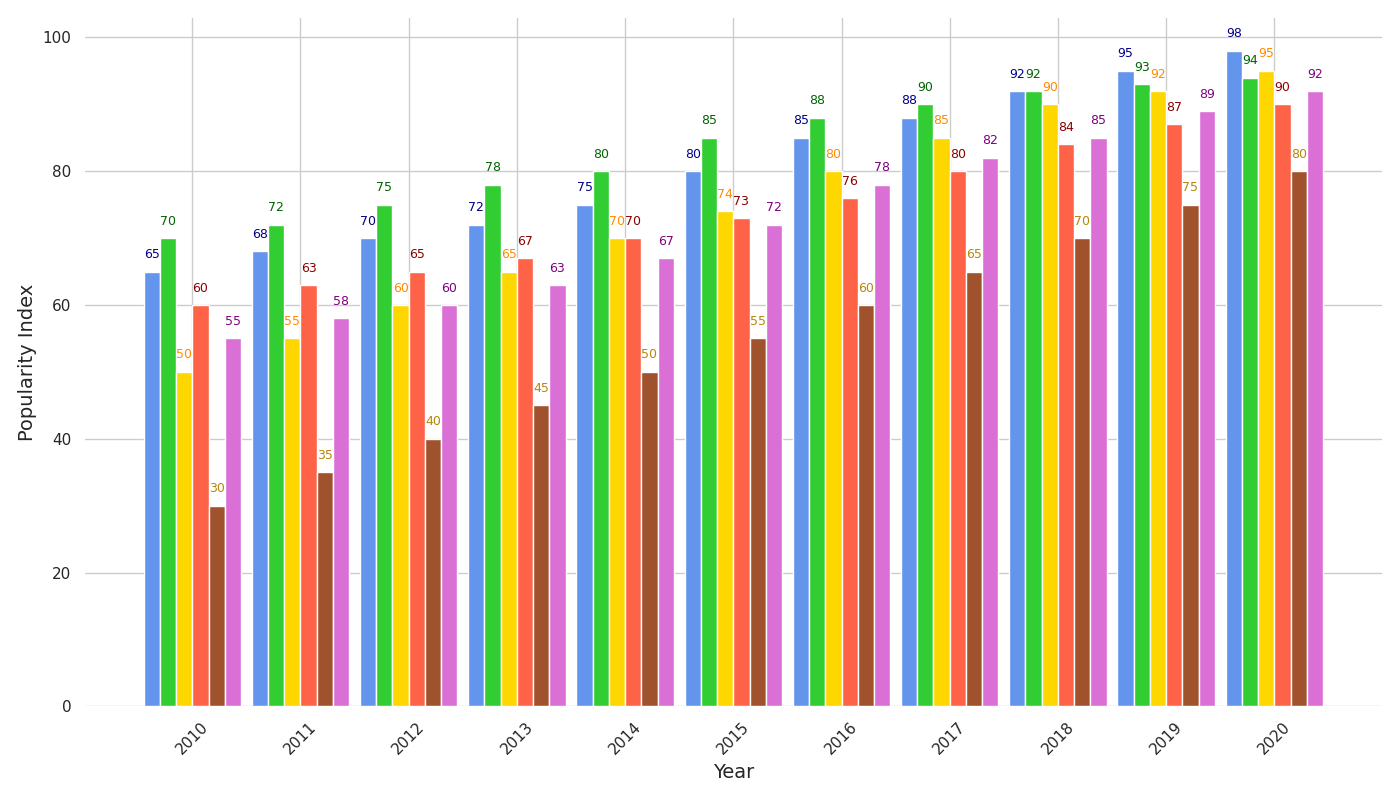

This chart was generated by the following Python code:
import matplotlib.pyplot as plt
import numpy as np

years = np.arange(2010, 2021)

italian_cuisine = [65, 68, 70, 72, 75, 80, 85, 88, 92, 95, 98]
chinese_cuisine = [70, 72, 75, 78, 80, 85, 88, 90, 92, 93, 94]
indian_cuisine = [50, 55, 60, 65, 70, 74, 80, 85, 90, 92, 95]
mexican_cuisine = [60, 63, 65, 67, 70, 73, 76, 80, 84, 87, 90]
middle_eastern_cuisine = [30, 35, 40, 45, 50, 55, 60, 65, 70, 75, 80]
japanese_cuisine = [55, 58, 60, 63, 67, 72, 78, 82, 85, 89, 92] # New data series

width = 0.15
ind = np.arange(len(years))

fig, ax = plt.subplots(figsize=(14, 8))

colors = ['cornflowerblue', 'limegreen', 'gold', 'tomato', 'sienna', 'orchid']
annotation_colors = ['darkblue', 'darkgreen', 'darkorange', 'darkred', 'darkgoldenrod', 'purple']

ax.bar(ind - 2.5*width, italian_cuisine, width, color=colors[0])
ax.bar(ind - 1.5*width, chinese_cuisine, width, color=colors[1])
ax.bar(ind - 0.5*width, indian_cuisine, width, color=colors[2])
ax.bar(ind + 0.5*width, mexican_cuisine, width, color=colors[3])
ax.bar(ind + 1.5*width, middle_eastern_cuisine, width, color=colors[4])
ax.bar(ind + 2.5*width, japanese_cuisine, width, color=colors[5]) # New bar series

for i, v in enumerate(italian_cuisine):
    ax.text(i - 2.5*width, v + 2, f"{v}", ha='center', fontsize=9, color=annotation_colors[0])
for i, v in enumerate(chinese_cuisine):
    ax.text(i - 1.5*width, v + 2, f"{v}", ha='center', fontsize=9, color=annotation_colors[1])
for i, v in enumerate(indian_cuisine):
    ax.text(i - 0.5*width, v + 2, f"{v}", ha='center', fontsize=9, color=annotation_colors[2])
for i, v in enumerate(mexican_cuisine):
    ax.text(i + 0.5*width, v + 2, f"{v}", ha='center', fontsize=9, color=annotation_colors[3])
for i, v in enumerate(middle_eastern_cuisine):
    ax.text(i + 1.5*width, v + 2, f"{v}", ha='center', fontsize=9, color=annotation_colors[4])
for i, v in enumerate(japanese_cuisine): # Annotation for new data series
    ax.text(i + 2.5*width, v + 2, f"{v}", ha='center', fontsize=9, color=annotation_colors[5])

ax.set_xlabel('Year', fontsize=14)
ax.set_ylabel('Popularity Index', fontsize=14)

ax.set_xticks(ind)
ax.set_xticklabels(years)

plt.xticks(rotation=45)
plt.tight_layout()

ax.spines['top'].set_visible(False)
ax.spines['right'].set_visible(False)
ax.spines['left'].set_visible(False)
ax.spines['bottom'].set_visible(False)

plt.show()
